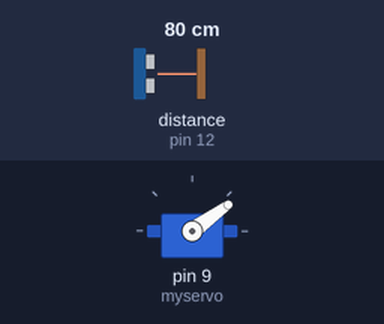
A sketch run on a simulated Arduino Uno, built with avr-gcc and run on an emulated ATmega328P. On the bench: servo. The inputs (shaded band) are chosen by the test bench; at power-on: distance to the obstacle (sensor on pin 12) 80 cm. The echo pulse lasts 58.3 µs per cm; what the sketch prints to the serial monitor is not drawn.

Above: at 1.05 s.
At 2.15 s:
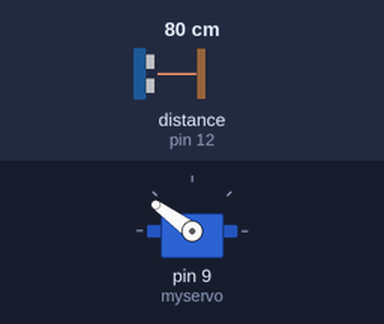
At 3.3 s:
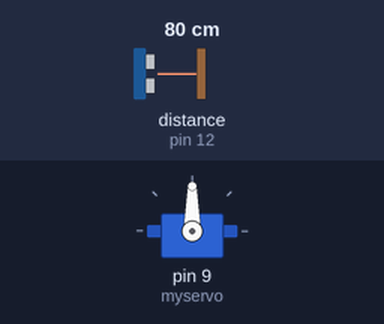
Timing chart, 0 to 6.3 s (numbered marks = the images above):
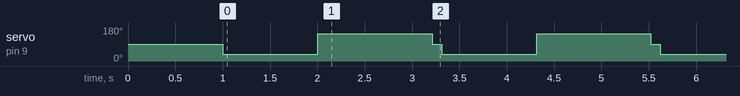

Measured:
- by itself, servo on pin 9 (myservo): repeats every 2.3 s: 144° 1.2 s, 90° 0.10 s, 36° 1.0 s

The sketch:

Sweep_and_ping.ino
```cpp
#include <Servo.h>
#include <NewPing.h>

#define trigPin 13
#define echoPin 12
#define Max_Dist 200
 // Servo pin 9
// Combining servo control with sensor ping
NewPing sonar(trigPin, echoPin, Max_Dist);

Servo myservo;

int pos = 90; // pos for position and set a 0 degrees

void setup()
{
  Serial.begin (9600);
  myservo.attach(9);
  myservo.write(90);
  delay(1000);

}

void loop()
{
    myservo.write(36);  // check distance to the right
    delay(500);
    int rightDistance = sonar.ping_cm(); //set right distance
    delay(500);
    myservo.write(144);  // check distace to the left
    delay(700);
    int leftDistance = sonar.ping_cm(); //set left distance
    delay(500);
    myservo.write(90); //return to center
    delay(100);

  Serial.print("Right: ");
  Serial.print(rightDistance);
  Serial.print(" cm  ");
  Serial.print("Left: ");
  Serial.print(leftDistance);
  Serial.println(" cm");
}
```
